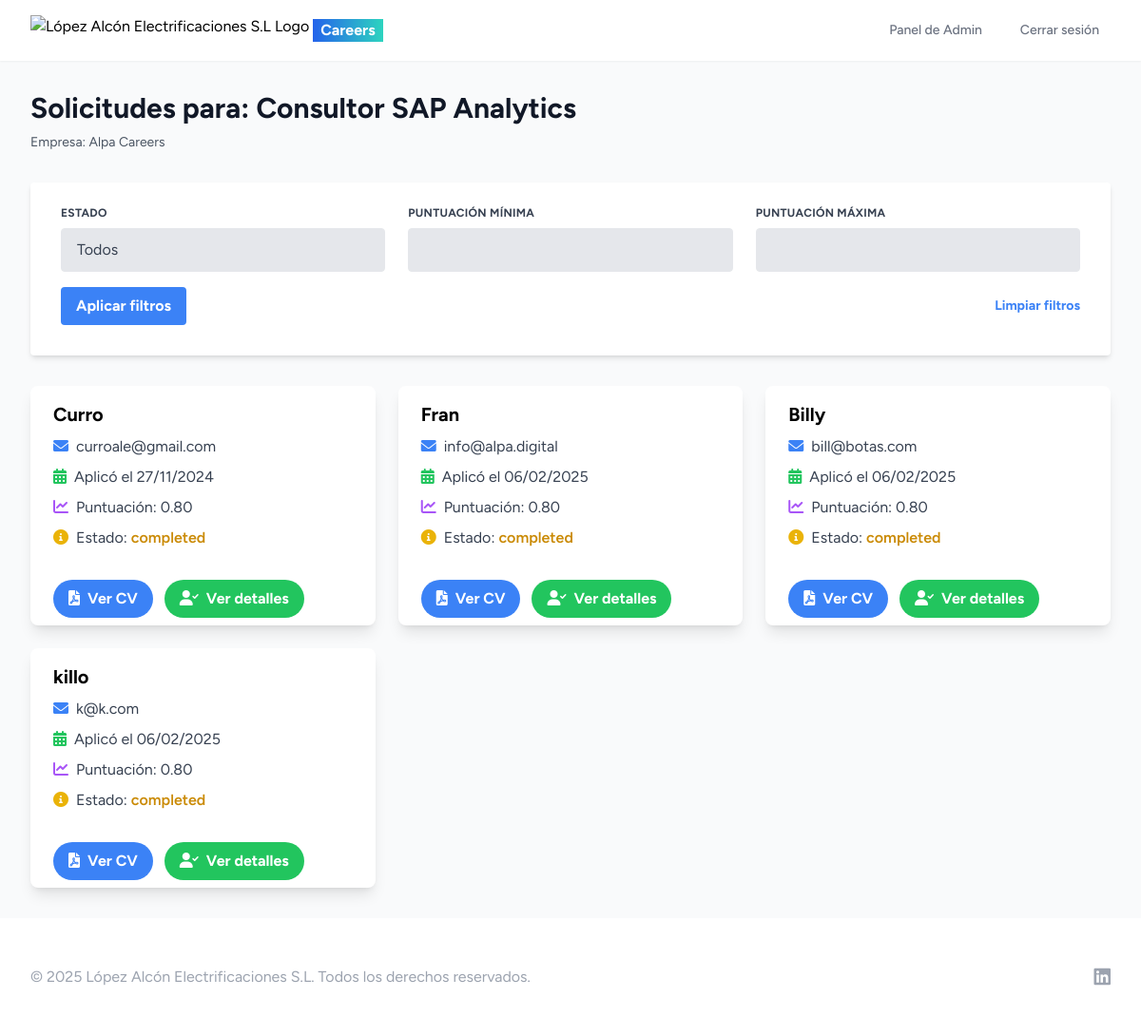
Page /job-applications/5/ (signed in) on the committed database.
### recruitment/models.py (models this page shows, shortened)
class JobOffer(models.Model):
    title = models.CharField(max_length=200)
    slug = models.SlugField(unique=True, blank=True)
    company = models.CharField(max_length=100, default="Alpa Careers")
    location = models.CharField(max_length=100, default="Utrera")
    job_type = models.CharField(max_length=50, default="Tiempo Completo", choices=[
        ('full_time', 'Tiempo completo'),
        ('part_time', 'Tiempo parcial'),
        ('contract', 'Contrato'),
        ('internship', 'Prácticas'),
    ])
    salary_range = models.CharField(max_length=100, blank=True)
    description = models.TextField(default="TBD")
    responsibilities = models.TextField(default="TBD")
    requirements = models.TextField(default="TBD")
    benefits = models.TextField(blank=True)
    application_deadline = models.DateField(null=True, blank=True)
    posted_date = models.DateField(auto_now=True)

class JobApplication(models.Model):
    STATUS_CHOICES = [
        ('pending', 'Pendiente'),
        ('accepted', 'Aceptada'),
        ('rejected', 'Rechazada')
    ]
    candidate = models.ForeignKey('Candidate', on_delete=models.CASCADE)
    job_offer = models.ForeignKey('JobOffer', on_delete=models.CASCADE)
    status = models.CharField(max_length=20, choices=STATUS_CHOICES, default='pending')
    score = models.FloatField(null=True, blank=True)
    application_date = models.DateTimeField(auto_now_add=True)

class Candidate(models.Model):
    CONTACT_CHOICES = [
        ('phone', 'Llamada telefónica'),
        ('email', 'Correo electrónico'),
        ('whatsapp', 'WhatsApp')
    ]
    def cv_upload_path(instance, filename):
        ext = filename.split('.')[-1]
        filename = f"{uuid.uuid4()}.{ext}"
        return f'cvs/{timezone.now().strftime("%Y/%m/%d")}/{filename}'
    name = models.CharField(max_length=100, default="Sin nombre")
    last_name = models.CharField(max_length=100, default="Sin apellido")
    email = models.EmailField()
    phone = models.CharField(max_length=20, null=False, blank=False)
    preferred_contact = models.CharField(max_length=10, choices=CONTACT_CHOICES, default='email')
    cv = models.FileField(
        upload_to=cv_upload_path,
        storage=S3Boto3Storage(),
        max_length=255,
        validators=[
            FileExtensionValidator(allowed_extensions=['pdf']),
            validate_file_size
        ]
    )
    job_offer = models.ForeignKey(JobOffer, on_delete=models.CASCADE)
    score = models.FloatField(null=True, blank=True)
    created_at = models.DateTimeField(auto_now=True)

### recruitment/views.py (the view)
# urls.py: path('job-applications/<int:job_id>/', views.job_applications, name='job_applications'),
@login_required
def job_applications(request, job_id):
    job = get_object_or_404(JobOffer, id=job_id)
    applications = JobApplication.objects.filter(job_offer=job).order_by('-score')
    status_filter = request.GET.get('status')
    min_score = request.GET.get('min_score')
    max_score = request.GET.get('max_score')
    if status_filter and status_filter != 'all':
        applications = applications.filter(status=status_filter)
    if min_score:
        applications = applications.filter(score__gte=float(min_score))
    if max_score:
        applications = applications.filter(score__lte=float(max_score))
    for application in applications:
        if application.candidate.cv:
            application.secure_cv_url = get_secure_cv_url(application)
    context = {
        'job': job,
        'applications': applications,
        'status_choices': JobApplication.STATUS_CHOICES,
        'current_status': status_filter,
        'current_min_score': min_score,
        'current_max_score': max_score,
    }
    return render(request, 'recruitment/job_applications.html', context)

### recruitment/views.py (called while the page is built)
def get_secure_cv_url(application):
    signer = TimestampSigner()
    signed_id = signer.sign(str(application.id))
    return reverse('download_cv', kwargs={'application_id': signed_id})

### recruitment/templates/recruitment/job_applications.html (shortened to what this page needs)
{% extends 'recruitment/base.html' %}
{% block content %}
<div class="max-w-7xl mx-auto px-4 sm:px-6 lg:px-8 py-8">
    <div class="mb-8">
        <h1 class="text-3xl font-bold text-gray-900">Solicitudes para: {{ job.title }}</h1>
        <p class="mt-2 text-sm text-gray-600">Empresa: {{ job.company }}</p>
    </div>
    <form method="get" class="mb-8 bg-white shadow-md rounded px-8 pt-6 pb-8 mb-4">
        <div class="flex flex-wrap -mx-3 mb-4">
            <div class="w-full md:w-1/3 px-3 mb-6 md:mb-0">
                <label class="block uppercase tracking-wide text-gray-700 text-xs font-bold mb-2" for="status">
                    Estado
                </label>
                <select name="status" id="status" class="block appearance-none w-full bg-gray-200 border border-gray-200 text-gray-700 py-3 px-4 pr-8 rounded leading-tight focus:outline-none focus:bg-white focus:border-gray-500">
                    <option value="all">Todos</option>
                </select>
            </div>
            <div class="w-full md:w-1/3 px-3 mb-6 md:mb-0">
                <label class="block uppercase tracking-wide text-gray-700 text-xs font-bold mb-2" for="min_score">
                    Puntuación mínima
                </label>
                <input class="appearance-none block w-full bg-gray-200 text-gray-700 border border-gray-200 rounded py-3 px-4 leading-tight focus:outline-none focus:bg-white focus:border-gray-500" id="min_score" name="min_score" type="number" step="0.01" min="0" max="1" value="{{ current_min_score }}">
            </div>
            <div class="w-full md:w-1/3 px-3 mb-6 md:mb-0">
                <label class="block uppercase tracking-wide text-gray-700 text-xs font-bold mb-2" for="max_score">
                    Puntuación máxima
                </label>
                <input class="appearance-none block w-full bg-gray-200 text-gray-700 border border-gray-200 rounded py-3 px-4 leading-tight focus:outline-none focus:bg-white focus:border-gray-500" id="max_score" name="max_score" type="number" step="0.01" min="0" max="1" value="{{ current_max_score }}">
            </div>
        </div>
        <div class="flex items-center justify-between">
            <button class="bg-blue-500 hover:bg-blue-700 text-white font-bold py-2 px-4 rounded focus:outline-none focus:shadow-outline" type="submit">
                Aplicar filtros
            </button>
            <a href="{% url 'job_applications' job.id %}" class="inline-block align-baseline font-bold text-sm text-blue-500 hover:text-blue-800">
                Limpiar filtros
            </a>
        </div>
    </form>
    {% if applications %}
        <div class="grid gap-6 md:grid-cols-2 lg:grid-cols-3">
            {% for application in applications %}
                <div class="bg-white shadow-lg rounded-lg overflow-hidden hover:shadow-xl transition-shadow duration-300">
                    <div class="px-6 py-4">
                        <div class="font-bold text-xl mb-2">{{ application.candidate.name }}</div>
                        <p class="text-gray-700 text-base mb-2">
                            <i class="fas fa-envelope mr-2 text-blue-500"></i>{{ application.candidate.email }}
                        </p>
                        <p class="text-gray-700 text-base mb-2">
                            <i class="fas fa-calendar-alt mr-2 text-green-500"></i>Aplicó el {{ application.application_date|date:"d/m/Y" }}
                        </p>
                        <p class="text-gray-700 text-base mb-2">
                            <i class="fas fa-chart-line mr-2 text-purple-500"></i>Puntuación:
                            {% if application.score is not None %}
                                {{ application.score|floatformat:2 }}
                            {% else %}
                                N/A
                            {% endif %}
                        </p>
                        <p class="text-gray-700 text-base">
                            <i class="fas fa-info-circle mr-2 text-yellow-500"></i>Estado:
                            <span class="font-semibold
                                {% if application.status == 'accepted' %}text-green-600
                                {% elif application.status == 'rejected' %}text-red-600
                                {% else %}text-yellow-600{% endif %}">
                                {{ application.get_status_display }}
                            </span>
                        </p>
                    </div>
                    <div class="px-6 pt-4 pb-2">
                        {% if application.candidate.cv %}
                            <a href="{{ application.candidate.cv.url }}" class="inline-block bg-blue-500 hover:bg-blue-700 text-white font-bold py-2 px-4 rounded-full transition duration-300 ease-in-out" target="_blank">
                                <i class="fas fa-file-pdf mr-2"></i>Ver CV
                            </a>
                        {% endif %}
                        <a href="{% url 'application_detail' application.id %}" class="inline-block bg-green-500 hover:bg-green-700 text-white font-bold py-2 px-4 rounded-full transition duration-300 ease-in-out ml-2">
                            <i class="fas fa-user-check mr-2"></i>Ver detalles
                        </a>
                    </div>
                </div>
            {% endfor %}
        </div>
    {% else %}
        <div class="bg-yellow-100 border-l-4 border-yellow-500 text-yellow-700 p-4" role="alert">
            <p class="font-bold">No hay solicitudes</p>
            <p>No se encontraron solicitudes que coincidan con los filtros aplicados.</p>
        </div>
    {% endif %}
</div>
{% endblock %}
{% block extra_css %}
<link rel="stylesheet" href="https://cdnjs.cloudflare.com/ajax/libs/font-awesome/6.0.0-beta3/css/all.min.css">
{% endblock %}

### recruitment/templates/recruitment/base.html (shortened to what this page needs)
<!DOCTYPE html>
<html lang="es">
<head>
    <script src="https://cdn.tailwindcss.com"></script>
    <link rel="stylesheet" href="https://cdnjs.cloudflare.com/ajax/libs/font-awesome/6.0.0-beta3/css/all.min.css">
    {% block extra_css %}{% endblock %}
</head>
<body class="font-sans flex flex-col min-h-screen bg-gray-50">
    <nav class="bg-white shadow-sm">
        <div class="max-w-7xl mx-auto px-4 sm:px-6 lg:px-8">
            <div class="flex justify-between h-16">
                <div class="flex-shrink-0 flex items-center">
                    <a href="{% url 'job_list' %}" class="flex items-center">
                        <img src="https://alpa.digital/assets/alpa-logo2.d066b0b1.png" alt="López Alcón Electrificaciones S.L Logo" class="h-8 w-auto"> <b class="pl-2 pr-2 bg-gradient-to-r from-blue-600 to-teal-400 " style="margin-left: 4px; color:white; font-size:16px;"> Careers</b>
                    </a>
                </div>
                <div class="hidden sm:ml-6 sm:flex sm:items-center space-x-4">
                    {% if user.is_authenticated %}
                        <a href="{% url 'admin_dashboard' %}" class="text-gray-500 hover:text-gray-700 px-3 py-2 rounded-md text-sm font-medium">
                            Panel de Admin
                        </a>
                        <form method="post" action="{% url 'logout' %}">
                            <button type="submit" class="text-gray-500 hover:text-gray-700 px-3 py-2 rounded-md text-sm font-medium">
                                Cerrar sesión
                            </button>
                        </form>
                    {% endif %}
                </div>
            </div>
        </div>
    </nav>
    <main class="flex-grow">
        {% block content %}{% endblock %}
    </main>
    <footer class="bg-white mt-auto">
        <div class="max-w-7xl mx-auto py-12 px-4 sm:px-6 md:flex md:items-center md:justify-between lg:px-8">
            <div class="flex justify-center space-x-6 md:order-2">
                <a href="#" class="text-gray-400 hover:text-gray-500" aria-label="LinkedIn">
                    <i class="fab fa-linkedin text-xl"></i>
                </a>
            </div>
            <div class="mt-8 md:mt-0 md:order-1">
                <p class="text-center text-base text-gray-400">
                    &copy; 2025 López Alcón Electrificaciones S.L. Todos los derechos reservados.
                </p>
            </div>
        </div>
    </footer>
</body>
</html>

### rows in the picture
JobOffer: title "Consultor SAP Analytics", company "Alpa Careers"
JobApplication: candidate.name "Curro", candidate.email "curroale@gmail.com", application_date "27/11/2024", score "0.80", status "completed"
JobApplication: candidate.name "Fran", candidate.email "info@alpa.digital", application_date "06/02/2025", score "0.80", status "completed"
JobApplication: candidate.name "Billy", candidate.email "bill@botas.com", application_date "06/02/2025", score "0.80", status "completed"
JobApplication: candidate.name "killo", candidate.email "k@k.com", application_date "06/02/2025", score "0.80", status "completed"
